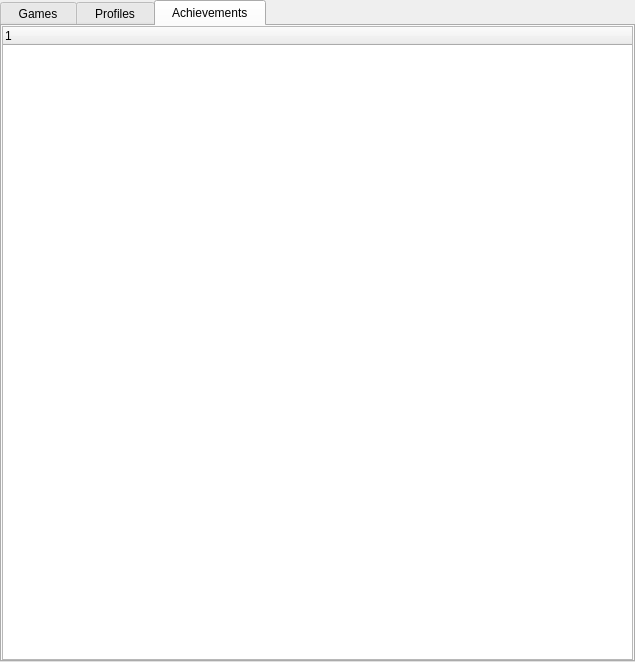
<?xml version="1.0" encoding="UTF-8"?>
<ui version="4.0">
 <class>FormFavorites</class>
 <widget class="QWidget" name="FormFavorites">
  <property name="geometry">
   <rect>
    <x>0</x>
    <y>0</y>
    <width>635</width>
    <height>662</height>
   </rect>
  </property>
  <property name="windowTitle">
   <string>Form</string>
  </property>
  <layout class="QVBoxLayout" name="verticalLayout">
   <property name="spacing">
    <number>0</number>
   </property>
   <property name="leftMargin">
    <number>0</number>
   </property>
   <property name="topMargin">
    <number>0</number>
   </property>
   <property name="rightMargin">
    <number>0</number>
   </property>
   <property name="bottomMargin">
    <number>0</number>
   </property>
   <item>
    <widget class="QTabWidget" name="tabWidget">
     <property name="currentIndex">
      <number>2</number>
     </property>
     <widget class="QWidget" name="tab">
      <attribute name="title">
       <string>  Games  </string>
      </attribute>
      <layout class="QVBoxLayout" name="verticalLayout_2">
       <property name="spacing">
        <number>1</number>
       </property>
       <property name="leftMargin">
        <number>0</number>
       </property>
       <property name="topMargin">
        <number>0</number>
       </property>
       <property name="rightMargin">
        <number>0</number>
       </property>
       <property name="bottomMargin">
        <number>0</number>
       </property>
       <item>
        <widget class="QTableView" name="TableViewGames"/>
       </item>
      </layout>
     </widget>
     <widget class="QWidget" name="tab_2">
      <attribute name="title">
       <string>  Profiles  </string>
      </attribute>
      <layout class="QVBoxLayout" name="verticalLayout_3">
       <property name="spacing">
        <number>1</number>
       </property>
       <property name="leftMargin">
        <number>0</number>
       </property>
       <property name="topMargin">
        <number>0</number>
       </property>
       <property name="rightMargin">
        <number>0</number>
       </property>
       <property name="bottomMargin">
        <number>0</number>
       </property>
       <item>
        <widget class="QTableView" name="TableViewFriends"/>
       </item>
      </layout>
     </widget>
     <widget class="QWidget" name="tab_3">
      <attribute name="title">
       <string>  Achievements  </string>
      </attribute>
      <layout class="QVBoxLayout" name="verticalLayout_4">
       <property name="spacing">
        <number>0</number>
       </property>
       <property name="leftMargin">
        <number>0</number>
       </property>
       <property name="topMargin">
        <number>0</number>
       </property>
       <property name="rightMargin">
        <number>0</number>
       </property>
       <property name="bottomMargin">
        <number>0</number>
       </property>
       <item>
        <widget class="QTreeWidget" name="treeWidgetAchievements">
         <column>
          <property name="text">
           <string notr="true">1</string>
          </property>
         </column>
        </widget>
       </item>
      </layout>
     </widget>
    </widget>
   </item>
  </layout>
 </widget>
 <resources/>
 <connections/>
</ui>
